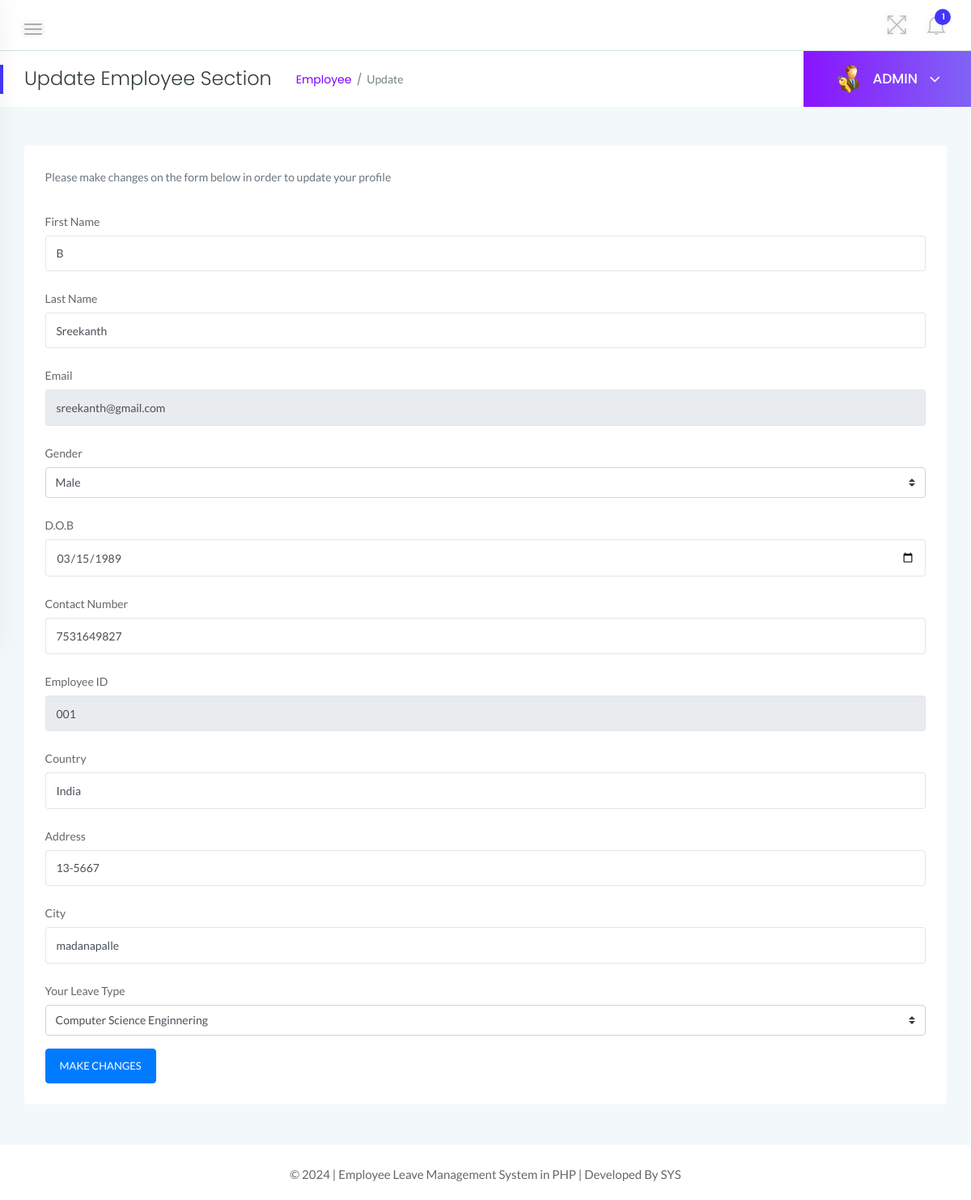
The page /admin/update-employee.php?empid=9 (signed in) on the database its author committed.
### tables this page shows
CREATE TABLE `tblemployees` (
  `id` int(11) NOT NULL,
  `EmpId` varchar(100) NOT NULL,
  `FirstName` varchar(150) NOT NULL,
  `LastName` varchar(150) NOT NULL,
  `EmailId` varchar(200) NOT NULL,
  `Password` varchar(180) NOT NULL,
  `Gender` varchar(100) NOT NULL,
  `Dob` varchar(100) NOT NULL,
  `Department` varchar(255) NOT NULL,
  `Address` varchar(255) NOT NULL,
  `City` varchar(200) NOT NULL,
  `Country` varchar(150) NOT NULL,
  `Phonenumber` char(11) NOT NULL,
  `Status` int(1) NOT NULL,
  `RegDate` timestamp NOT NULL DEFAULT current_timestamp()
);

### admin/update-employee.php (the view, shortened to what this page needs)
<?php
    if(strlen($_SESSION['alogin'])==0){
    header('location:index.php');
    } else {
    ?>
<!doctype html>
<html class="no-js" lang="en">
<head>
    <link rel="stylesheet" href="../assets/css/bootstrap.min.css">
    <link rel="stylesheet" href="../assets/css/font-awesome.min.css">
    <link rel="stylesheet" href="../assets/css/themify-icons.css">
    <link rel="stylesheet" href="../assets/css/metisMenu.css">
    <link rel="stylesheet" href="../assets/css/owl.carousel.min.css">
    <link rel="stylesheet" href="../assets/css/slicknav.min.css">
    <link rel="stylesheet" href="https://www.amcharts.com/lib/3/plugins/export/export.css" type="text/css" media="all" />
    <link rel="stylesheet" href="../assets/css/typography.css">
    <link rel="stylesheet" href="../assets/css/default-css.css">
    <link rel="stylesheet" href="../assets/css/styles.css">
    <link rel="stylesheet" href="../assets/css/responsive.css">
</head>
<body>
    <div class="page-container">
        <div class="main-content">
            <div class="header-area">
                <div class="row align-items-center">
                    <div class="col-md-6 col-sm-8 clearfix">
                        <div class="nav-btn pull-left">
                            <span></span>
                            <span></span>
                            <span></span>
                        </div>
                    </div>
                    <div class="col-md-6 col-sm-4 clearfix">
                        <ul class="notification-area pull-right">
                            <li id="full-view"><i class="ti-fullscreen"></i></li>
                            <?php include '../includes/admin-notification.php'?>
                        </ul>
                    </div>
                </div>
            </div>
            <div class="page-title-area">
                <div class="row align-items-center">
                    <div class="col-sm-6">
                        <div class="breadcrumbs-area clearfix">
                            <h4 class="page-title pull-left">Update Employee Section</h4>
                            <ul class="breadcrumbs pull-left">
                                <li><a href="employees.php">Employee</a></li>
                                <li><span>Update</span></li>
                            </ul>
                        </div>
                    </div>
                    <div class="col-sm-6 clearfix">
                        <div class="user-profile pull-right">
                            <img class="avatar user-thumb" src="../assets/images/admin.png" alt="avatar">
                            <h4 class="user-name dropdown-toggle" data-toggle="dropdown">ADMIN <i class="fa fa-angle-down"></i></h4>
                        </div>
                    </div>
                </div>
            </div>
            <div class="main-content-inner">
                <div class="row">
                <div class="col-lg-6 col-ml-12">
                        <div class="row">
                            <div class="col-12 mt-5">
                                <div class="card">
                                <form name="addemp" method="POST">
                                    <div class="card-body">
                                        <p class="text-muted font-14 mb-4">Please make changes on the form below in order to update your profile</p>
                                        <?php
                                            $eid=intval($_GET['empid']);
                                            $sql = "SELECT * from  tblemployees where id=:eid";
                                            $query = $dbh -> prepare($sql);
                                            $query -> bindParam(':eid',$eid, PDO::PARAM_STR);
                                            $query->execute();
                                            $results=$query->fetchAll(PDO::FETCH_OBJ);
                                            if($query->rowCount() > 0)
                                            {
                                            foreach($results as $result)
                                            {               ?>
                                        <div class="form-group">
                                            <label for="example-text-input" class="col-form-label">First Name</label>
                                            <input class="form-control" name="firstName" value="<?php echo htmlentities($result->FirstName);?>"  type="text" required id="example-text-input">
                                        </div>
                                        <div class="form-group">
                                            <label for="example-text-input" class="col-form-label">Last Name</label>
                                            <input class="form-control" name="lastName" value="<?php echo htmlentities($result->LastName);?>" type="text" autocomplete="off" required id="example-text-input">
                                        </div>
                                        <div class="form-group">
                                            <label for="example-email-input" class="col-form-label">Email</label>
                                            <input class="form-control" name="email" type="email"  value="<?php echo htmlentities($result->EmailId);?>" readonly autocomplete="off" required id="example-email-input">
                                        </div>
                                        <div class="form-group">
                                            <label class="col-form-label">Gender</label>
                                            <select class="custom-select" name="gender" autocomplete="off">
                                                <option value="<?php echo htmlentities($result->Gender);?>"><?php echo htmlentities($result->Gender);?></option>
                                            </select>
                                        </div>
                                        <div class="form-group">
                                            <label for="example-date-input" class="col-form-label">D.O.B</label>
                                            <input class="form-control" type="date" name="dob" id="birthdate" value="<?php echo htmlentities($result->Dob);?>">
                                        </div>
                                        <div class="form-group">
                                            <label for="example-text-input" class="col-form-label">Contact Number</label>
                                            <input class="form-control" name="mobileno" type="tel" value="<?php echo htmlentities($result->Phonenumber);?>" maxlength="10" autocomplete="off" required>
                                        </div>
                                        <div class="form-group">
                                            <label for="example-text-input" class="col-form-label">Employee ID</label>
                                            <input class="form-control" name="empcode" type="text" autocomplete="off" readonly required value="<?php echo htmlentities($result->EmpId);?>" id="example-text-input">
                                        </div>
                                        <div class="form-group">
                                            <label for="example-text-input" class="col-form-label">Country</label>
                                            <input class="form-control" name="country" type="text"  value="<?php echo htmlentities($result->Country);?>" autocomplete="off" required id="example-text-input">
                                        </div>
                                        <div class="form-group">
                                            <label for="example-text-input" class="col-form-label">Address</label>
                                            <input class="form-control" name="address" type="text"  value="<?php echo htmlentities($result->Address);?>" autocomplete="off" required>
                                        </div>
                                        <div class="form-group">
                                            <label for="example-text-input" class="col-form-label">City</label>
                                            <input class="form-control" name="city" type="text"  value="<?php echo htmlentities($result->City);?>" autocomplete="off" required>
                                        </div>
                                        <div class="form-group">
                                            <label class="col-form-label">Your Leave Type</label>
                                            <select class="custom-select" name="department" autocomplete="off">
                                            <option value="<?php echo htmlentities($result->Department);?>"><?php echo htmlentities($result->Department);?></option>
                                        </select>
                                        </div>
                                        <?php }
                                        }?>
                                        <button class="btn btn-primary" name="update" id="update" type="submit">MAKE CHANGES</button>
                                    </div>
                                </form>
                                </div>
                            </div>
                        </div>
                    </div>
                </div>
                </div>
            </div>
            <?php include '../includes/footer.php' ?>
        </div>
</body>
</html>
<?php } ?>

### assets/css/typography.css (style rules this page uses)
body { font-size: 14px; font-family: 'Lato', sans-serif; }
h1, h2, h3, h4, h5, h6 { margin: 0; font-family: 'Poppins', sans-serif; }
p { font-family: 'Lato', sans-serif; font-size: 15px; line-height: 26px; color: #444; margin-bottom: 0; }
a, a:visited { text-decoration: none; transition: all 0.3s ease-in-out; -webkit-transition: all 0.3s ease-in-out; -moz-transition: all 0.3s ease-in-out; -o-transition: all 0.3s ease-in-out; outline: 0; font-family: 'Poppins', sans-serif; }
ul, ol { margin-bottom: 0px; margin-top: 0px; padding: 0; }
ul { margin: 0; list-style-type: none; }
button { cursor: pointer; outline: none!important; letter-spacing: 0; }

### assets/css/default-css.css (style rules this page uses)
* { margin: 0; padding: 0; box-sizing: border-box; }
*, *:before, *:after { -moz-box-sizing: border-box; -webkit-box-sizing: border-box; box-sizing: border-box; }
html { -webkit-font-smoothing: antialiased; }
body { background: #fff; font-weight: normal; -webkit-font-smoothing: antialiased; -webkit-text-size-adjust: 100%; }
img { max-width: 100%; height: auto; }
:root { --primary-color: #4336FB; }

### assets/css/responsive.css (style rules this page uses)
@media screen and (min-width: 1200px) and (max-width: 1440px) { .col-ml-12 { -webkit-box-flex: 0; -ms-flex: 0 0 100%; flex: 0 0 100%; max-width: 100%; } }
@media (min-width: 1200px) and (max-width: 1364px) { .nav-btn { position: fixed; z-index: 99; left: 363px; background: #303641; padding: 14px; top: 0; margin: 0; } }
@media (min-width: 1200px) and (max-width: 1364px) { .nav-btn span { background: #fffbfb; } }
@media (min-width: 1200px) and (max-width: 1364px) { .sbar_collapsed .nav-btn { position: initial; background: none; padding: 0; margin: 10px 30px 0 0; } }
@media (min-width: 1200px) and (max-width: 1364px) { .sbar_collapsed .nav-btn span { background: #b3aaaa; } }
@media (min-width: 1200px) and (max-width: 1364px) { .main-content-inner { padding: 0 15px 50px; } }
@media (min-width: 1200px) and (max-width: 1364px) { .page-container, .sbar_collapsed.page-container { padding-left: 0; } }

### rows shown on the page
tblemployees: firstName "B", lastName "Sreekanth", email "sreekanth@gmail.com", gender "Male", dob "03/15/1989", mobileno "7531649827", empcode "001", country "India", address "13-5667", city "madanapalle", department "Computer Science Enginnering"

### other values the page prints
$unreadcount "1"
